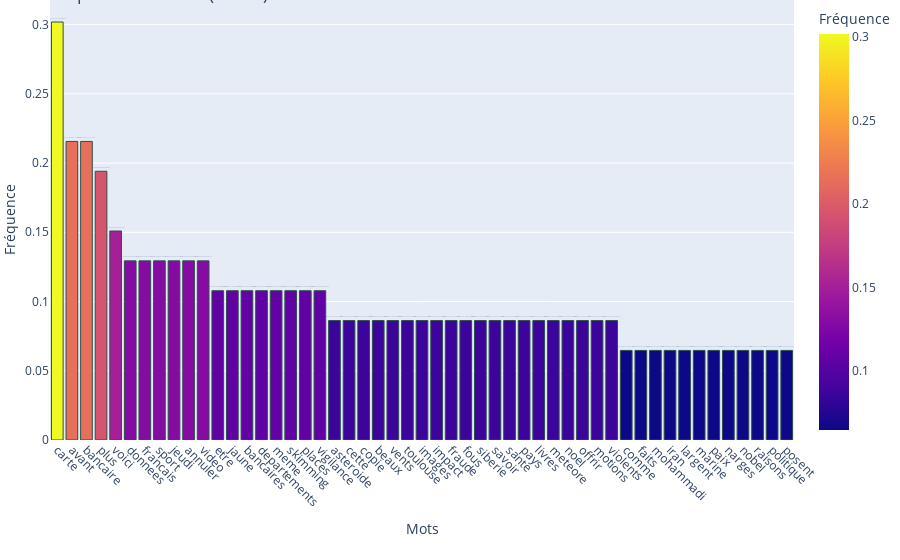

Notebook cell for this chart:
### Markdown cell above
Visualisation de la distribution des fréquences des mots

### Code cell
# Créer un graphique à barres
fig = px.bar(freq_df, 
             x='Mot', 
             y='Fréquence', 
             title="Fréquence des mots (TF-IDF)", 
             text='Fréquence', 
             color='Fréquence',  # Ajoutons des couleurs dynamiques en fonction de la fréquence
             hover_name='Mot')   # Affichage des  détails au survol

# Ajouter une personnalisation interactive et visuelle
fig.update_traces(textposition='outside', 
                  marker=dict(line=dict(width=1, color='DarkSlateGrey')))
fig.update_layout(xaxis_title='Mots', 
                  yaxis_title='Fréquence', 
                  template="plotly",   
                  xaxis=dict(tickangle=45),  
                  margin=dict(l=40, r=20, t=0, b=120))  

# Affichage  du graphique
fig.show()

### Figure 1 — Plotly figure (JSON) as saved in the notebook; plotly's stock layout.template omitted (floating-point values rounded to 4 significant figures)
{"data": [{"alignmentgroup": "True", "hovertemplate": "<b>%{hovertext}</b><br><br>Mot=%{x}<br>Fréquence=%{marker.color}<extra></extra>", "hovertext": ["carte", "avant", "bancaire", "plus", "voici", "donnees", "francais", "sport", "jeudi", "annuler", "video", "etre", "jaune", "bancaires", "departements", "meme", "skimming", "places", "vigilance", "asteroide", "cette", "copie", "beaux", "vents", "toulouse", "images", "impact", "fraude", "fous", "siberie", "savoir", "sante", "pays", "livres", "meteore", "noel", "offrir", "motions", "violents", "comme", "faits", "mohammadi", "iran", "largent", "marine", "paix", "narges", "nobel", "raisons", "politique", "posent"], "legendgroup": "", "marker": {"color": [0.3019, 0.2156, 0.2156, 0.1941, 0.1509, 0.1294, 0.1294, 0.1294, 0.1294, 0.1294, 0.1294, 0.1078, 0.1078, 0.1078, 0.1078, 0.1078, 0.1078, 0.1078, 0.1078, 0.08625, 0.08625, 0.08625, 0.08625, 0.08625, 0.08625, 0.08625, 0.08625, 0.08625, 0.08625, 0.08625, 0.08625, 0.08625, 0.08625, 0.08625, 0.08625, 0.08625, 0.08625, 0.08625, 0.08625, 0.06468, 0.06468, 0.06468, 0.06468, 0.06468, 0.06468, 0.06468, 0.06468, 0.06468, 0.06468, 0.06468, 0.06468], "coloraxis": "coloraxis", "line": {"color": "DarkSlateGrey", "width": 1}, "pattern": {"shape": ""}}, "name": "", "offsetgroup": "", "orientation": "v", "showlegend": false, "text": [0.3019, 0.2156, 0.2156, 0.1941, 0.1509, 0.1294, 0.1294, 0.1294, 0.1294, 0.1294, 0.1294, 0.1078, 0.1078, 0.1078, 0.1078, 0.1078, 0.1078, 0.1078, 0.1078, 0.08625, 0.08625, 0.08625, 0.08625, 0.08625, 0.08625, 0.08625, 0.08625, 0.08625, 0.08625, 0.08625, 0.08625, 0.08625, 0.08625, 0.08625, 0.08625, 0.08625, 0.08625, 0.08625, 0.08625, 0.06468, 0.06468, 0.06468, 0.06468, 0.06468, 0.06468, 0.06468, 0.06468, 0.06468, 0.06468, 0.06468, 0.06468], "textposition": "outside", "type": "bar", "x": ["carte", "avant", "bancaire", "plus", "voici", "donnees", "francais", "sport", "jeudi", "annuler", "video", "etre", "jaune", "bancaires", "departements", "meme", "skimming", "places", "vigilance", "asteroide", "cette", "copie", "beaux", "vents", "toulouse", "images", "impact", "fraude", "fous", "siberie", "savoir", "sante", "pays", "livres", "meteore", "noel", "offrir", "motions", "violents", "comme", "faits", "mohammadi", "iran", "largent", "marine", "paix", "narges", "nobel", "raisons", "politique", "posent"], "xaxis": "x", "y": [0.3019, 0.2156, 0.2156, 0.1941, 0.1509, 0.1294, 0.1294, 0.1294, 0.1294, 0.1294, 0.1294, 0.1078, 0.1078, 0.1078, 0.1078, 0.1078, 0.1078, 0.1078, 0.1078, 0.08625, 0.08625, 0.08625, 0.08625, 0.08625, 0.08625, 0.08625, 0.08625, 0.08625, 0.08625, 0.08625, 0.08625, 0.08625, 0.08625, 0.08625, 0.08625, 0.08625, 0.08625, 0.08625, 0.08625, 0.06468, 0.06468, 0.06468, 0.06468, 0.06468, 0.06468, 0.06468, 0.06468, 0.06468, 0.06468, 0.06468, 0.06468], "yaxis": "y"}], "layout": {"barmode": "relative", "coloraxis": {"colorbar": {"title": {"text": "Fréquence"}}, "colorscale": [[0, "#0d0887"], [0.1111, "#46039f"], [0.2222, "#7201a8"], [0.3333, "#9c179e"], [0.4444, "#bd3786"], [0.5556, "#d8576b"], [0.6667, "#ed7953"], [0.7778, "#fb9f3a"], [0.8889, "#fdca26"], [1, "#f0f921"]]}, "legend": {"tracegroupgap": 0}, "margin": {"b": 120, "l": 40, "r": 20, "t": 0}, "title": {"text": "Fréquence des mots (TF-IDF)"}, "xaxis": {"anchor": "y", "domain": [0, 1], "tickangle": 45, "title": {"text": "Mots"}}, "yaxis": {"anchor": "x", "domain": [0, 1], "title": {"text": "Fréquence"}}}}
